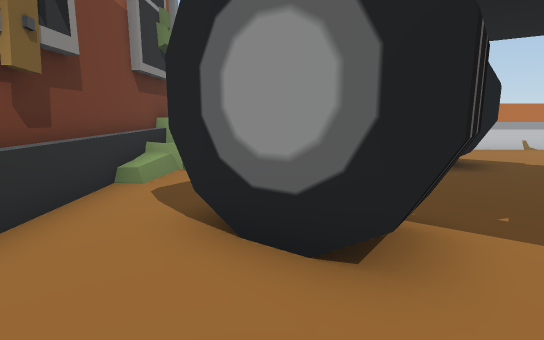
[1] (above)

24 first-person views from a walk through a scene from a Unity 3-D project. The camera is 1.2 m above the floor, tilts 10° down and sees 80° across. The floor is counted in squares, 1 m on a side. Each view is taken from the middle of a square. On the plan, view 1 faces up. The plan holds only what a view shows up to about 14 squares ahead; the rest is blank. The place goes on beyond the plan. The player is left out.

[2]
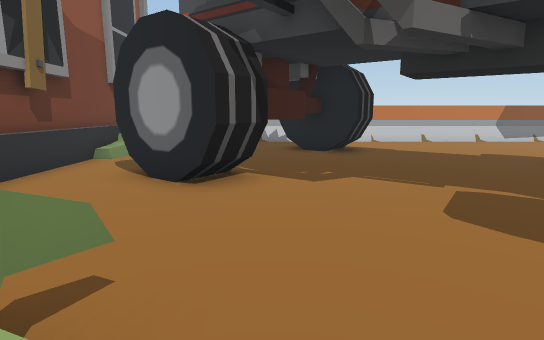

[3]
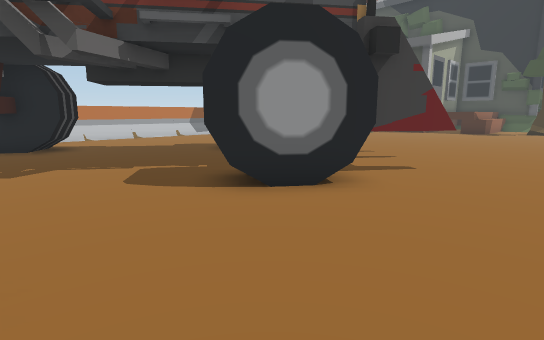

[4]
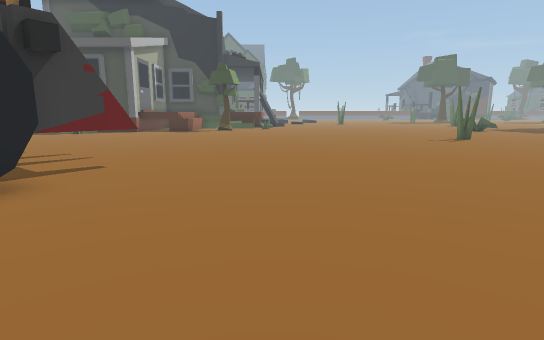

[5]
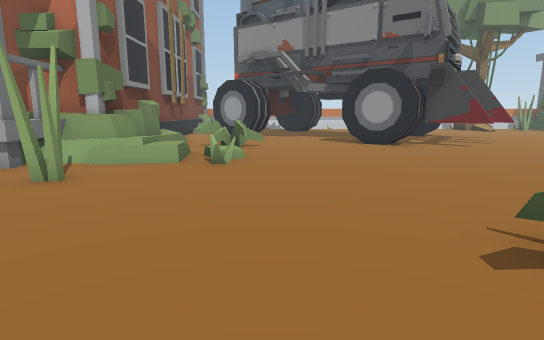

[6]
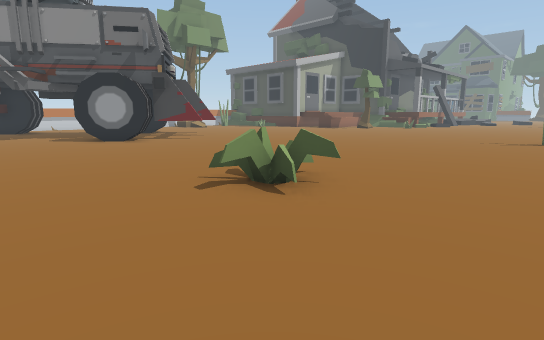

[7]
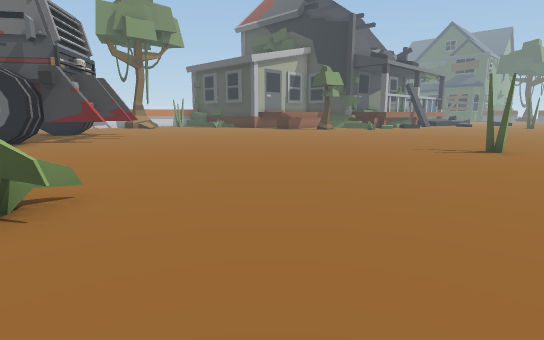

[8]
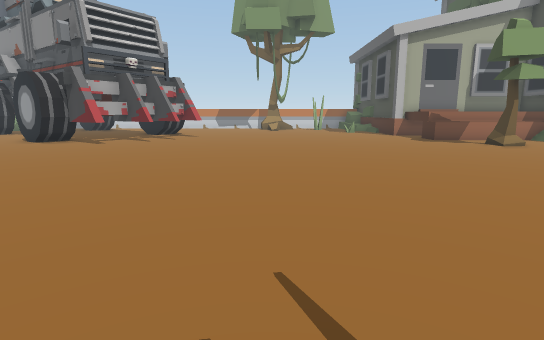

[9]
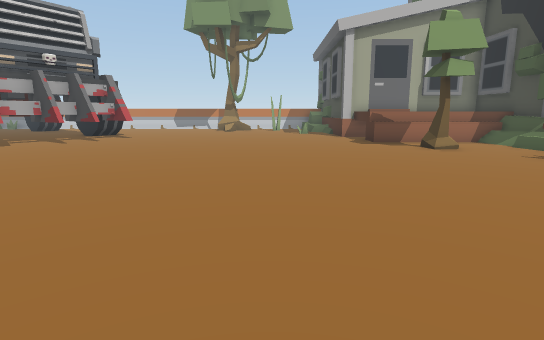

[10]
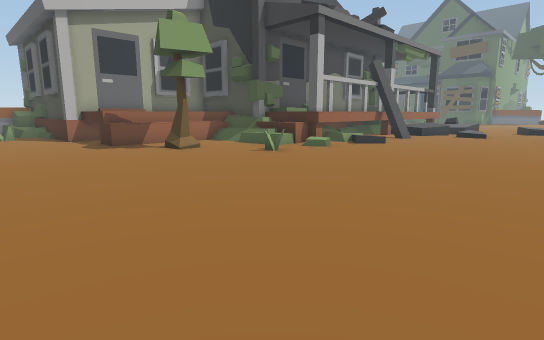

[11]
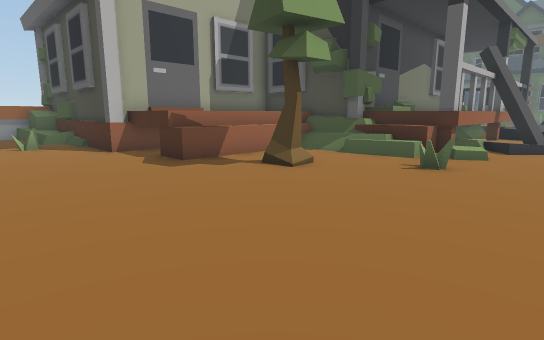

[12]
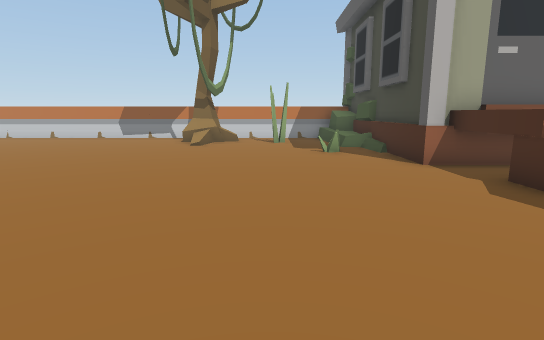

[13]
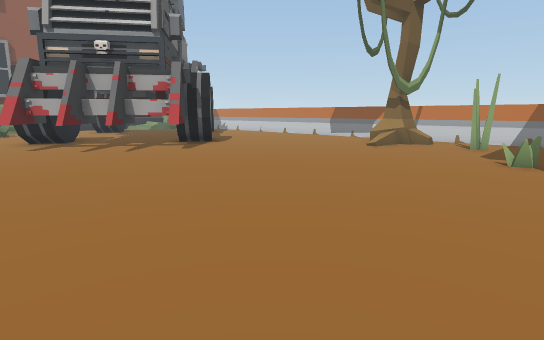

[14]
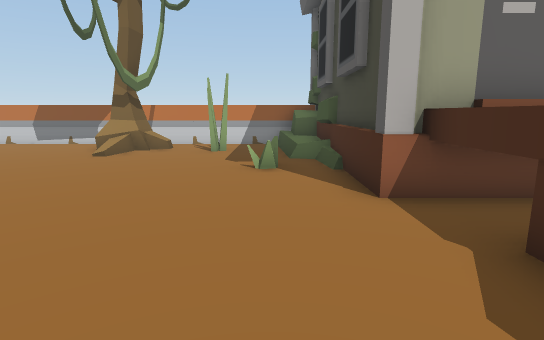

[15]
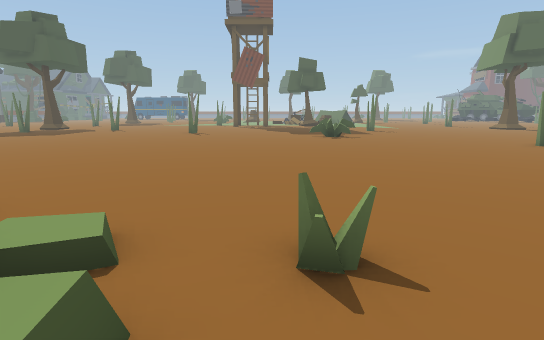

[16]
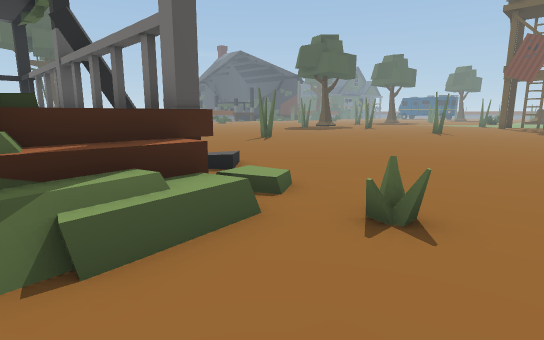

[17]
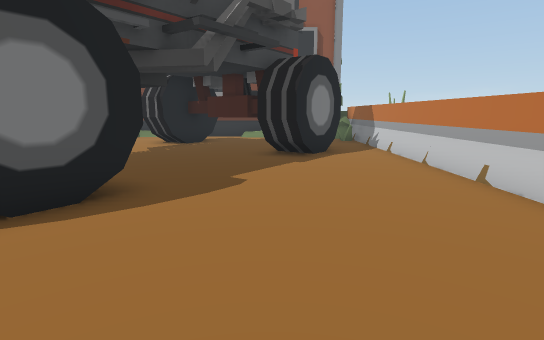

[18]
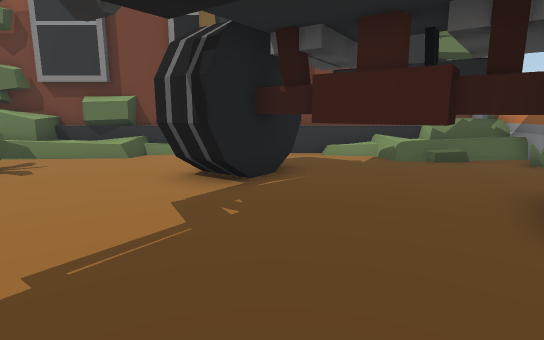

[19]
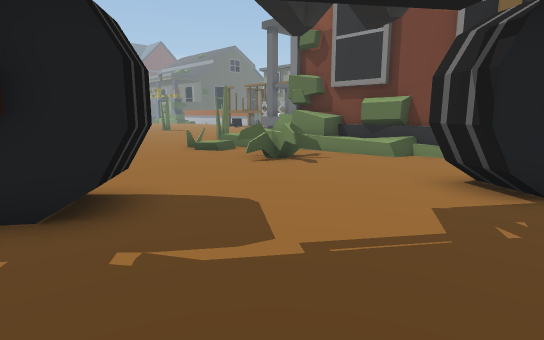

[20]
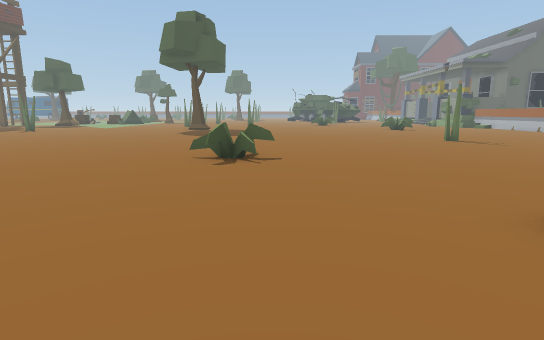

[21]
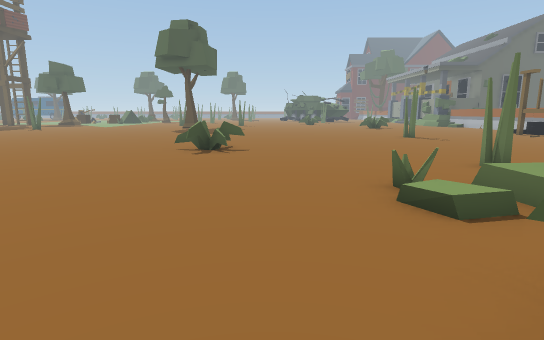

[22]
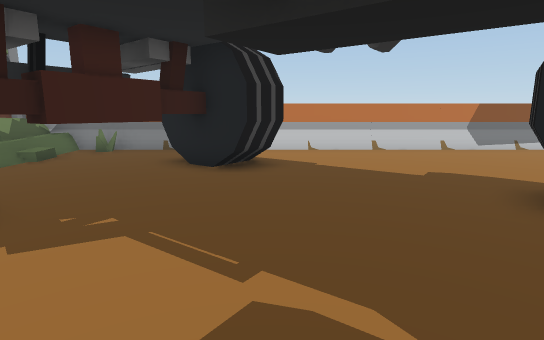

[23]
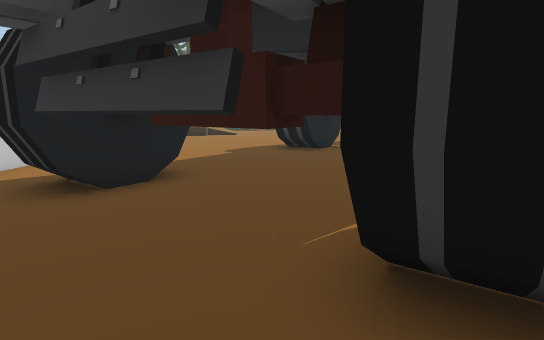

[24]
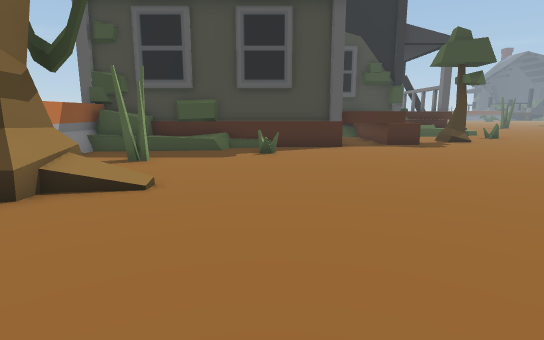

### Floor plan
Key: @ floor where view 1 was taken; # wall or solid block; x gap in a wall; . main floor; : floor 0.5 m higher than the main floor; / step, stairs or slope; = window, fence, low wall or low ledge; ^ raised ledge; T thing the floor can be seen under or through; R tree; O other object.
Columns run from 3 left of view 1 to 34 right of it. Each row starts with its distance up from view 1.
 12                           #
 11 #OOOOOOOOOOOOOOOOOOOOOOOO##
 10 ##==...............R.....^#
  9 #=....T...........RRR....=#
  8 # /..TTTT..........O.....##
  7 #//.TTTTT................=#
  6 #...TTT...................#
  5 #..TTT......#...........=.#
  4 #.#TT.......##............#
  3 #..#T.......###...........######
  2 #...T...... ###...........^     ^
  1 #..........  TTT..........^^^   ^
  0 #O.@.....## TTT...........^^^^^^#
 -1 # ..=...###TTTT................^#
 -2 #=.=x.....#TT..................^##^^^
 -3 #^.==.......................#..^^^^
 -4 #^.............................^^^
 -5 #=///........................=...^^^^^
 -6 :::.=.........................=...O  #
 -7 .....................................
 -8 .#....................................
 -9 ......................................
-10 ......................................
-11 ........O.............................
-12 .......OOO............................
-13 .........O............................
-14 ......................................
-15 ....................#.................
-16 ......................................
-17 ......... ............................

Positions as (right, up) in squares from view 1, and headings:
1: (0, 0), facing up
2: (2, -3), facing up
3: (2, -5), facing up-right
4: (2, -6), facing right
5: (2, -14), facing up
6: (1, -16), facing up-right
7: (5, -17), facing up-right
8: (16, -15), facing up
9: (19, -14), facing up
10: (19, -13), facing up-right
11: (19, -8), facing up-right
12: (19, -5), facing up
13: (22, -4), facing up-left
14: (21, -2), facing up
15: (27, -3), facing down
16: (25, -2), facing down-right
17: (14, 7), facing left
18: (7, 4), facing left
19: (7, 4), facing down-left
20: (4, -3), facing down
21: (3, -1), facing down
22: (5, 0), facing up
23: (-2, 5), facing right
24: (11, 5), facing right
